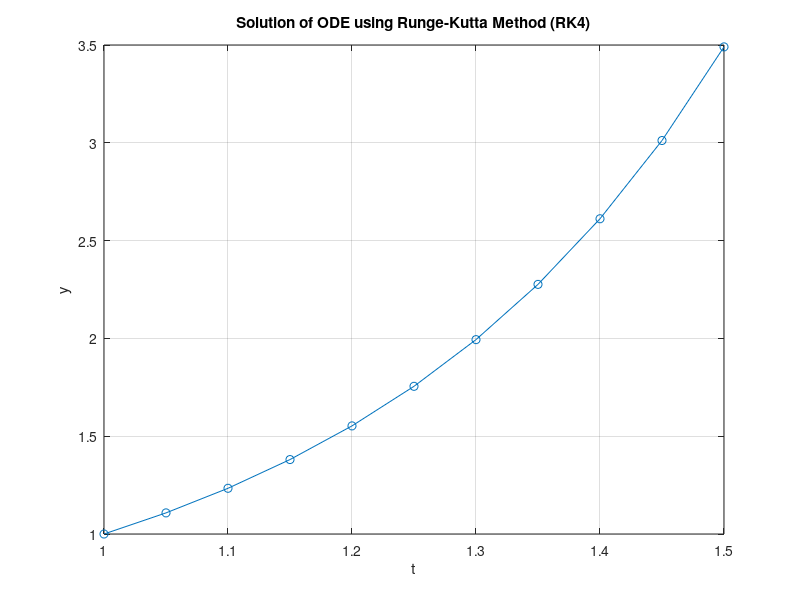

The MATLAB source for this figure:
% Define the differential equation as an anonymous function
f = @(t, y) 2 *t*y;

% Initial conditions
t0 = 1;   % Initial time
y0 = 1;   % Initial value of the solution

% Time step and number of steps
h = 0.05;  % Time step size
n = 10;  % Number of steps

% Initialize arrays to store the solution
t = t0:h:(t0 + h * n);
y = zeros(1, n+1);
y(1) = y0;

% Runge-Kutta method loop
for i = 1:n
    k1 = h * f(t(i), y(i));
    k2 = h * f(t(i) + h/2, y(i) + k1/2);
    k3 = h * f(t(i) + h/2, y(i) + k2/2);
    k4 = h * f(t(i) + h, y(i) + k3);
    y(i+1) = y(i) + (k1 + 2*k2 + 2*k3 + k4) / 6;
end

% Plot the solution
figure;
plot(t, y, '-o');
xlabel('t');
ylabel('y');
title('Solution of ODE using Runge-Kutta Method (RK4)');
grid on;
